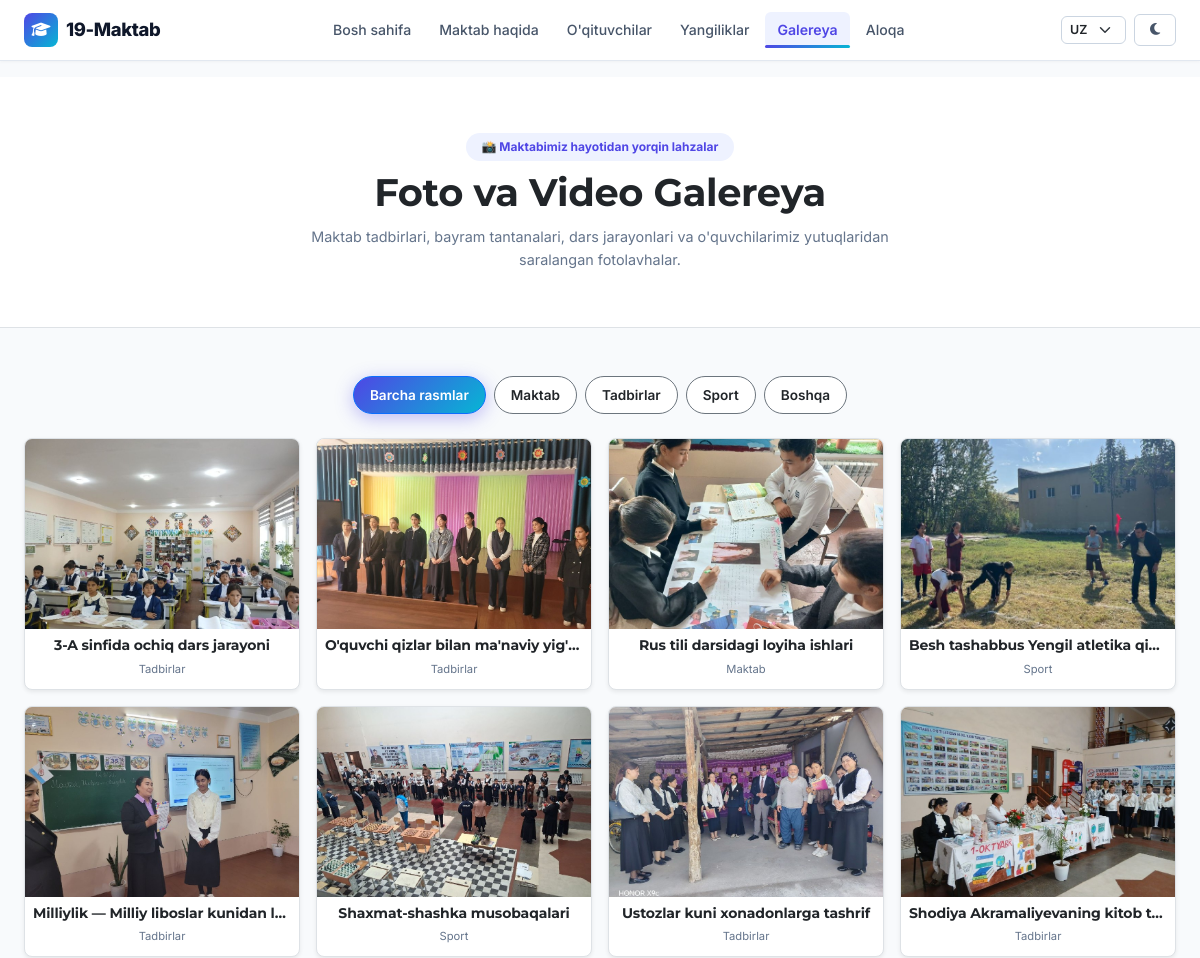
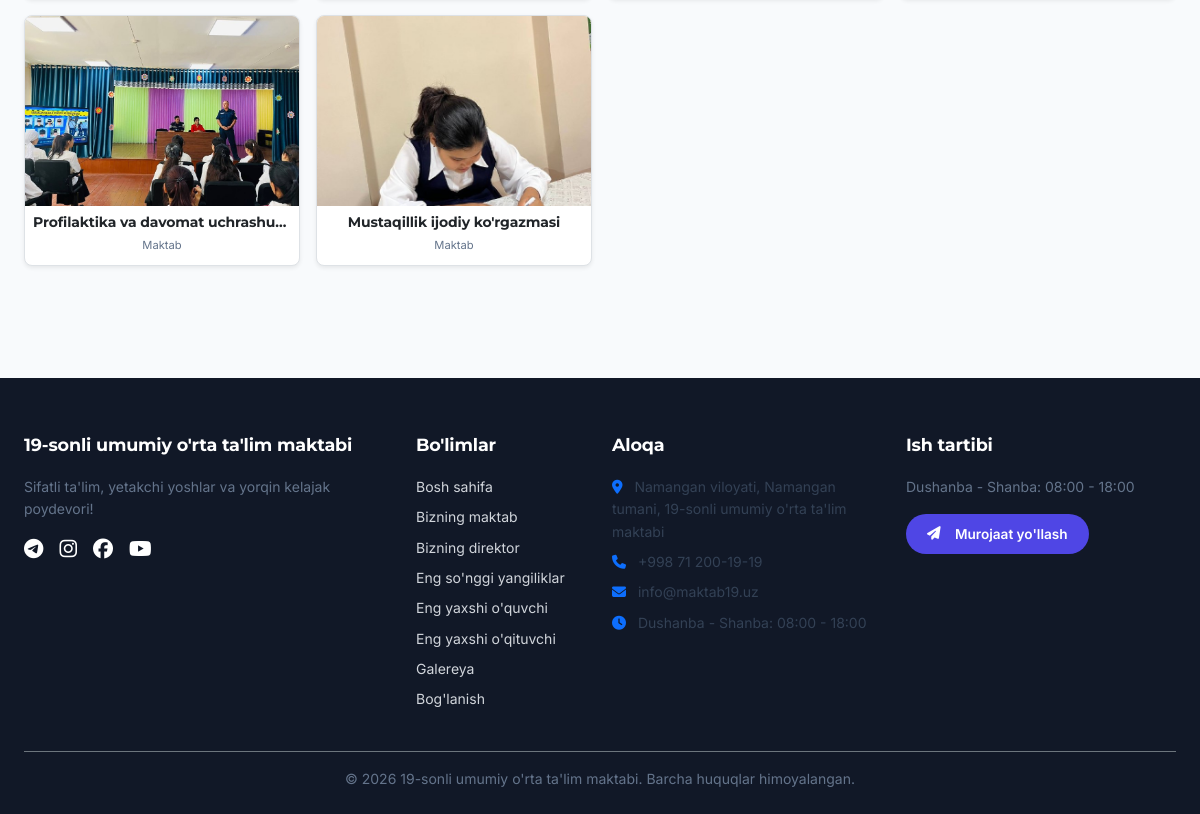
Page /gallery/ on the committed database (2 pictures, top to bottom).
### apps/core/models.py (models this page shows, shortened)
class GalleryImage(models.Model):
    CATEGORY_CHOICES = [
        ('school', 'Maktab'),
        ('events', 'Tadbirlar'),
        ('sports', 'Sport'),
        ('other', 'Boshqa'),
    ]
    title = models.CharField(max_length=200, verbose_name="Rasm nomi")
    image = models.ImageField(upload_to='gallery/', verbose_name="Rasm fayli")
    category = models.CharField(max_length=50, choices=CATEGORY_CHOICES, default='school', verbose_name="Kategoriya")
    order = models.PositiveIntegerField(default=0, verbose_name="Tartib raqami")
    is_active = models.BooleanField(default=True, verbose_name="Faol")
    created_at = models.DateTimeField(auto_now_add=True, verbose_name="Yuklangan vaqti")
    class Meta:
        verbose_name = 'Galereya rasmi'
        verbose_name_plural = 'Galereya rasmlari'
        ordering = ['order', '-created_at']

class SiteSettings(models.Model):
    school_name = models.CharField(max_length=200, verbose_name="Maktab nomi (UZ)")
    school_name_ru = models.CharField(max_length=200, blank=True, verbose_name="Maktab nomi (RU)")
    school_name_en = models.CharField(max_length=200, blank=True, verbose_name="Maktab nomi (EN)")
    tagline = models.CharField(max_length=300, blank=True, verbose_name="Shior (UZ)")
    tagline_ru = models.CharField(max_length=300, blank=True, verbose_name="Shior (RU)")
    tagline_en = models.CharField(max_length=300, blank=True, verbose_name="Shior (EN)")
    hero_image = models.ImageField(upload_to='site/', blank=True, null=True, verbose_name="Bosh sahifa rasmi")
    about_text = models.TextField(blank=True, verbose_name="Maktab haqida (UZ)")
    about_text_ru = models.TextField(blank=True, verbose_name="Maktab haqida (RU)")
    about_text_en = models.TextField(blank=True, verbose_name="Maktab haqida (EN)")
    director_name = models.CharField(max_length=200, blank=True, verbose_name="Direktor F.I.Sh")
    director_message = models.TextField(blank=True, verbose_name="Direktor murojaati")
    director_photo = models.ImageField(upload_to='director/', blank=True, null=True, verbose_name="Direktor rasmi")
    phone = models.CharField(max_length=50, blank=True, verbose_name="Telefon raqam")
    email = models.EmailField(blank=True, verbose_name="Elektron pochta")
    address = models.TextField(blank=True, verbose_name="Manzil (UZ)")
    address_ru = models.TextField(blank=True, verbose_name="Manzil (RU)")
    address_en = models.TextField(blank=True, verbose_name="Manzil (EN)")
    working_hours = models.CharField(max_length=200, blank=True, verbose_name="Ish vaqti")
    facebook_url = models.URLField(blank=True, verbose_name="Facebook havolasi")
    telegram_url = models.URLField(blank=True, verbose_name="Telegram havolasi")
    instagram_url = models.URLField(blank=True, verbose_name="Instagram havolasi")
    youtube_url = models.URLField(blank=True, verbose_name="YouTube havolasi")
    primary_color = models.CharField(max_length=7, default='#4F46E5', verbose_name="Asosiy rang")
    secondary_color = models.CharField(max_length=7, default='#06B6D4', verbose_name="Qo'shimcha rang")
    accent_color = models.CharField(max_length=7, default='#FACC15', verbose_name="Urg'u rangi")
    class Meta:
        verbose_name = 'Sayt sozlamalari'
        verbose_name_plural = 'Sayt sozlamalari'
    @property
    def localized_name(self):
        lang = get_language() or 'uz'
        if lang.startswith('ru') and self.school_name_ru:
            return self.school_name_ru
        if lang.startswith('en') and self.school_name_en:
            return self.school_name_en
        return self.school_name
    @property
    def localized_tagline(self):
        lang = get_language() or 'uz'
        if lang.startswith('ru') and self.tagline_ru:
            return self.tagline_ru
        if lang.startswith('en') and self.tagline_en:
            return self.tagline_en
        return self.tagline
    @property
    def localized_address(self):
        lang = get_language() or 'uz'
        if lang.startswith('ru') and self.address_ru:
            return self.address_ru
        if lang.startswith('en') and self.address_en:
            return self.address_en
        return self.address

### apps/core/views.py (the view)
# urls.py: path('gallery/', views.gallery_view, name='gallery'),
def gallery_view(request):
    category = request.GET.get('category', 'all')
    images = GalleryImage.objects.filter(is_active=True)
    if category and category != 'all':
        images = images.filter(category=category)
    images = images.order_by('order', '-created_at')
    context = {
        'images': images,
        'current_category': category,
        'categories': GalleryImage.CATEGORY_CHOICES,
    }
    return render(request, 'gallery.html', context)

### templates/gallery.html (shortened to what this page needs)
{% extends 'base.html' %}
{% load i18n static %}
{% block content %}
<section class="py-5 bg-white border-bottom text-center">
  <div class="container py-2">
    <span class="badge rounded-pill px-3 py-2 mb-2" style="background:#EEF2FF; color:var(--primary,#4F46E5); font-weight:700; font-size:0.75rem;">
      📸 {% trans "Maktabimiz hayotidan yorqin lahzalar" %}
    </span>
    <h1 class="fw-bold mb-2 text-dark" style="font-size:clamp(1.6rem, 3.5vw, 2.4rem);">
      {% trans "Foto va Video Galereya" %}
    </h1>
    <p class="text-muted mx-auto mb-0" style="max-width:620px; font-size:0.9rem;">
      {% trans "Maktab tadbirlari, bayram tantanalari, dars jarayonlari va o'quvchilarimiz yutuqlaridan saralangan fotolavhalar." %}
    </p>
  </div>
</section>
<section class="py-5" style="background:#F8FAFC;">
  <div class="container">
    <div class="d-flex flex-wrap justify-content-center gap-2 mb-4">
      <a href="{% url 'gallery' %}"
         class="btn btn-sm rounded-pill px-3 py-2 fw-semibold {% if current_category == 'all' or not current_category %}btn-primary text-white{% else %}btn-outline-secondary bg-white text-dark{% endif %}">
        {% trans "Barcha rasmlar" %}
      </a>
      {% for slug, name in categories %}
      <a href="{% url 'gallery' %}?category={{ slug }}"
         class="btn btn-sm rounded-pill px-3 py-2 fw-semibold {% if current_category == slug %}btn-primary text-white{% else %}btn-outline-secondary bg-white text-dark{% endif %}">
        {{ name }}
      </a>
      {% endfor %}
    </div>
    <div class="row g-3">
      {% for item in images %}
      <div class="col-6 col-md-4 col-lg-3">
        <div class="gallery-card rounded-3 overflow-hidden shadow-sm bg-white border h-100 position-relative group">
          <div style="height: 190px; overflow:hidden;">
            <img src="{{ item.image.url }}" alt="{{ item.title }}"
                 class="w-100 h-100 object-fit-cover" loading="lazy" style="transition: transform 0.3s ease;">
          </div>
          <div class="p-2 text-center">
            <h6 class="small fw-bold mb-0 text-dark text-truncate">{{ item.title }}</h6>
            <small class="text-muted" style="font-size:0.7rem;">{{ item.get_category_display }}</small>
          </div>
        </div>
      </div>
      {% endfor %}
    </div>
  </div>
</section>
{% endblock %}

### templates/base.html (shortened to what this page needs)
{% load i18n static %}
<!DOCTYPE html>
<html lang="{{ LANGUAGE_CODE|default:'uz' }}">
<head>
    <link href="https://cdn.jsdelivr.net/npm/bootstrap@5.3.3/dist/css/bootstrap.min.css" rel="stylesheet">
    <link rel="stylesheet" href="https://cdnjs.cloudflare.com/ajax/libs/font-awesome/6.5.1/css/all.min.css">
    <link rel="stylesheet" href="{% static 'css/main.css' %}">
    <link rel="stylesheet" href="{% static 'css/style.css' %}">
</head>
<body>
    <header class="main-header sticky-top">
        <nav class="navbar navbar-expand-lg py-2">
            <div class="container">
                <a class="navbar-brand d-flex align-items-center gap-2" href="{% url 'home' %}">
                    <span class="brand-icon">
                        <i class="fas fa-graduation-cap"></i>
                    </span>
                    <span class="brand-name">19-Maktab</span>
                </a>
                <div class="collapse navbar-collapse" id="mainNavbar">
                    <ul class="navbar-nav mx-auto mb-2 mb-lg-0 align-items-lg-center">
                        <li class="nav-item">
                            <a class="nav-link {% if request.resolver_match.url_name == 'home' and not request.GET %}active{% endif %}" href="{% url 'home' %}">
                                {% trans "Bosh sahifa" %}
                            </a>
                        </li>
                        <li class="nav-item">
                            <a class="nav-link {% if request.resolver_match.url_name == 'about' %}active{% endif %}" href="{% url 'about' %}">
                                {% trans "Maktab haqida" %}
                            </a>
                        </li>
                        <li class="nav-item">
                            <a class="nav-link {% if 'teachers' in request.path %}active{% endif %}" href="{% url 'teachers:list' %}">
                                {% trans "O'qituvchilar" %}
                            </a>
                        </li>
                        <li class="nav-item">
                            <a class="nav-link {% if 'news' in request.path %}active{% endif %}" href="{% url 'news:list' %}">
                                {% trans "Yangiliklar" %}
                            </a>
                        </li>
                        <li class="nav-item">
                            <a class="nav-link {% if request.resolver_match.url_name == 'gallery' %}active{% endif %}" href="{% url 'gallery' %}">
                                {% trans "Galereya" %}
                            </a>
                        </li>
                        <li class="nav-item">
                            <a class="nav-link {% if 'contact' in request.path %}active{% endif %}" href="{% url 'contacts:contact' %}">
                                {% trans "Aloqa" %}
                            </a>
                        </li>
                    </ul>
                    <div class="d-flex align-items-center gap-2 mt-2 mt-lg-0">
                        {% get_current_language as CURRENT_LANGUAGE %}
                        <select id="languageSwitcher" class="form-select form-select-sm lang-select" aria-label="Til tanlash">
                            <option value="uz" {% if CURRENT_LANGUAGE == 'uz' %}selected{% endif %}>UZ</option>
                        </select>
                        <button id="darkModeToggle" class="btn btn-sm btn-theme-toggle" aria-label="Rejim" title="Light / Dark mode">
                            <i class="fas fa-moon" id="darkModeIcon"></i>
                        </button>
                    </div>
                </div>
            </div>
        </nav>
    </header>
    <main>
        {% block content %}{% endblock %}
    </main>
    <footer>
        <div class="container">
            <div class="row g-4 mb-4">
                <div class="col-lg-4 col-md-6">
                    <h5 class="footer-title">{{ site_settings.localized_name|default:"19-Maktab" }}</h5>
                    <p class="small text-muted">{{ site_settings.localized_tagline|default:"Zamonaviy ta'lim va ma'naviyat maskani." }}</p>
                    <div class="d-flex gap-3 mt-3">
                        {% if site_settings.telegram_url %}
                            <a href="{{ site_settings.telegram_url }}" target="_blank" class="text-white"><i class="fab fa-telegram fa-lg"></i></a>
                        {% endif %}
                        {% if site_settings.instagram_url %}
                            <a href="{{ site_settings.instagram_url }}" target="_blank" class="text-white"><i class="fab fa-instagram fa-lg"></i></a>
                        {% endif %}
                        {% if site_settings.facebook_url %}
                            <a href="{{ site_settings.facebook_url }}" target="_blank" class="text-white"><i class="fab fa-facebook fa-lg"></i></a>
                        {% endif %}
                        {% if site_settings.youtube_url %}
                            <a href="{{ site_settings.youtube_url }}" target="_blank" class="text-white"><i class="fab fa-youtube fa-lg"></i></a>
                        {% endif %}
                    </div>
                </div>
                <div class="col-lg-2 col-md-6">
                    <h5 class="footer-title">{% trans "Bo'limlar" %}</h5>
                    <ul class="list-unstyled small d-flex flex-column gap-2">
                        <li><a href="{% url 'home' %}">{% trans "Bosh sahifa" %}</a></li>
                        <li><a href="{% url 'home' %}#bizning-maktab">{% trans "Bizning maktab" %}</a></li>
                        <li><a href="{% url 'home' %}#bizning-direktor">{% trans "Bizning direktor" %}</a></li>
                        <li><a href="{% url 'home' %}#eng-yangiliklar">{% trans "Eng so'nggi yangiliklar" %}</a></li>
                        <li><a href="{% url 'home' %}#eng-yaxshi-oquvchi">{% trans "Eng yaxshi o'quvchi" %}</a></li>
                        <li><a href="{% url 'home' %}#eng-yaxshi-oqituvchi">{% trans "Eng yaxshi o'qituvchi" %}</a></li>
                        <li><a href="{% url 'gallery' %}">{% trans "Galereya" %}</a></li>
                        <li><a href="{% url 'contacts:contact' %}">{% trans "Bog'lanish" %}</a></li>
                    </ul>
                </div>
                <div class="col-lg-3 col-md-6">
                    <h5 class="footer-title">{% trans "Aloqa" %}</h5>
                    <ul class="list-unstyled small text-muted d-flex flex-column gap-2">
                        <li><i class="fas fa-map-marker-alt me-2 text-primary"></i> {{ site_settings.localized_address|default:"Namangan viloyati, Namangan tumani, 19-maktab" }}</li>
                        <li><i class="fas fa-phone me-2 text-primary"></i> {{ site_settings.phone|default:"+998 69 227-19-19" }}</li>
                        <li><i class="fas fa-envelope me-2 text-primary"></i> {{ site_settings.email|default:"info@maktab19.uz" }}</li>
                        <li><i class="fas fa-clock me-2 text-primary"></i> {{ site_settings.working_hours|default:"08:00 - 18:00" }}</li>
                    </ul>
                </div>
                <div class="col-lg-3 col-md-6">
                    <h5 class="footer-title">{% trans "Ish tartibi" %}</h5>
                    <p class="small text-muted">{{ site_settings.working_hours|default:"Dushanba - Shanba: 08:00 - 18:00" }}</p>
                    <a href="{% url 'contacts:contact' %}" class="btn btn-sm text-white" style="background-color: var(--primary);">
                        <i class="fas fa-paper-plane me-1"></i> {% trans "Murojaat yo'llash" %}
                    </a>
                </div>
            </div>
            <div class="border-top border-secondary pt-3 text-center small text-muted">
                &copy; {% now "Y" %} {{ site_settings.localized_name|default:"19-Maktab" }}. {% trans "Barcha huquqlar himoyalangan." %}
            </div>
        </div>
    </footer>
</body>
</html>

### rows in the picture
GalleryImage: image (picture), title "3-A sinfida ochiq dars jarayoni", category "Tadbirlar"
GalleryImage: image (picture), title "O'quvchi qizlar bilan ma'naviy yig'…", category "Tadbirlar"
GalleryImage: image (picture), title "Rus tili darsidagi loyiha ishlari", category "Maktab"
GalleryImage: image (picture), title "Besh tashabbus Yengil atletika qiz…", category "Sport"
GalleryImage: image (picture), title "Milliylik — Milliy liboslar kunidan l…", category "Tadbirlar"
GalleryImage: image (picture), title "Shaxmat-shashka musobaqalari", category "Sport"
GalleryImage: image (picture), title "Ustozlar kuni xonadonlarga tashrif", category "Tadbirlar"
GalleryImage: image (picture), title "Shodiya Akramaliyevaning kitob t…", category "Tadbirlar"
GalleryImage: image (picture), title "Profilaktika va davomat uchrashu…", category "Maktab"
GalleryImage: image (picture), title "Mustaqillik ijodiy ko'rgazmasi", category "Maktab"
SiteSettings: localized_name "19-sonli umumiy o'rta ta'lim maktabi", localized_tagline "Sifatli ta'lim, yetakchi yoshlar va yorqin kelajak poydevori!", localized_address "Namangan viloyati, Namangan tumani, 19-sonli umumiy o'rta ta'lim maktabi", phone "+998 71 200-19-19", email "info@maktab19.uz", working_hours "Dushanba - Shanba: 08:00 - 18:00"

### other values in the picture
{{ name }} "Maktab" "Tadbirlar" "Sport" "Boshqa"
